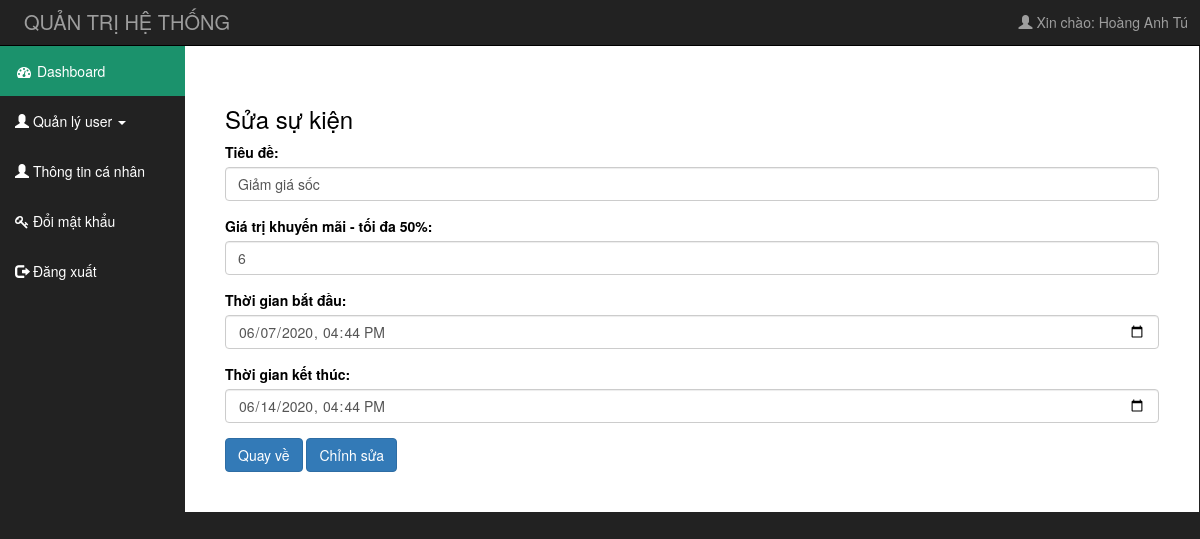
/admin/suasukien.php?id=1 (signed in), run on the app's committed database.
### tables this page shows
CREATE TABLE `khuyenmai` (
  `makm` int(11) NOT NULL,
  `tieude` varchar(255) NOT NULL,
  `giatrikhuyenmai` int(11) NOT NULL,
  `thoigianbatdau` varchar(255) NOT NULL,
  `thoigianketthuc` varchar(255) NOT NULL,
  `tinhtrang` int(11) NOT NULL
);

### admin/suasukien.php (the view, shortened to what this page needs)
	<?php
		if(isset($_SESSION['usr']['uid']))
		{
			include("includes/header.php");
		}
		else
		{
			 header('Location:login.php');
		}
		require("../includes/connect_db.php");
		if(isset($_GET['id']) && $_GET['id']!=null)
		{
			$url=$_GET['id'];
			$query_item="SELECT * FROM khuyenmai WHERE makm=".$url;
			$result_item=mysqli_query($dbc,$query_item);check_errors($result_item,$query_item);
			list($makm, $tieude, $giatri, $stime, $etime)=mysqli_fetch_array($result_item,MYSQLI_NUM);
		}else{
			header('location:quanlysukien.php');
		}
	?>
		<div id="mid">
			<div class="row" style="width: 100%;">
				<div class="col-sm-2">
					<?php
						if($_SESSION['usr']['vaitro']==2)
						{
							include('includes/menu_left1.php');
						}
					?>
				</div>
				<div class="col-sm-10 contain_right">
					<div style="background-color:white;margin-right: -29px;margin-left: -15px;color: black;padding: 40px;">
						<h3>Sửa sự kiện</h3>
						<form>
							<div class="form-group">
						      <label for="hoten">Tiêu đề: </label>
						      <input type="text" class="form-control" id="ev" placeholder="Tiêu đề" name="ev" value="<?php echo $tieude ?>">
						    </div>
						    <div class="form-group">
						      <label for="email">Giá trị khuyến mãi - tối đa 50%: </label>
						      <input type="number" class="form-control" id="km" placeholder="Giá trị khuyến mãi" name="km" value="<?php echo $giatri ?>">
						    </div>
						    <div class="form-group">
						      <label for="taikhoan">Thời gian bắt đầu: </label>
						      <input type="datetime-local" id="stime" name="sday" class="form-control" value="<?php echo $stime ?>">
						    </div>
						    <div class="form-group">
						      <label for="taikhoan">Thời gian kết thúc: </label>
						      <input type="datetime-local" id="etime" name="eday" class="form-control" value="<?php echo $etime ?>">
						    </div>
						    <button type="button" name="button" class="btn btn-primary" onclick="back();">Quay về</button>
						    <button type="button" class="btn btn-primary" name="button" onclick="fromAddUser(<?php echo $url ?>);">Chỉnh sửa</button>
						 </form>
					</div>
				</div>
			</div>
		</div>
	</div>
</body>
</html>

### admin/CSS/admin_css.css (style rules this page uses)
body { margin: 0; padding: 0; background-color: #222; }
#mid { width: 100%; }

### data on the page
khuyenmai: ev "Giảm giá sốc", km "6", sday "06/07/2020 16:44", eday "06/14/2020 16:44"

### other printed values
$_SESSION['usr']['user'] "Hoàng Anh Tú"
